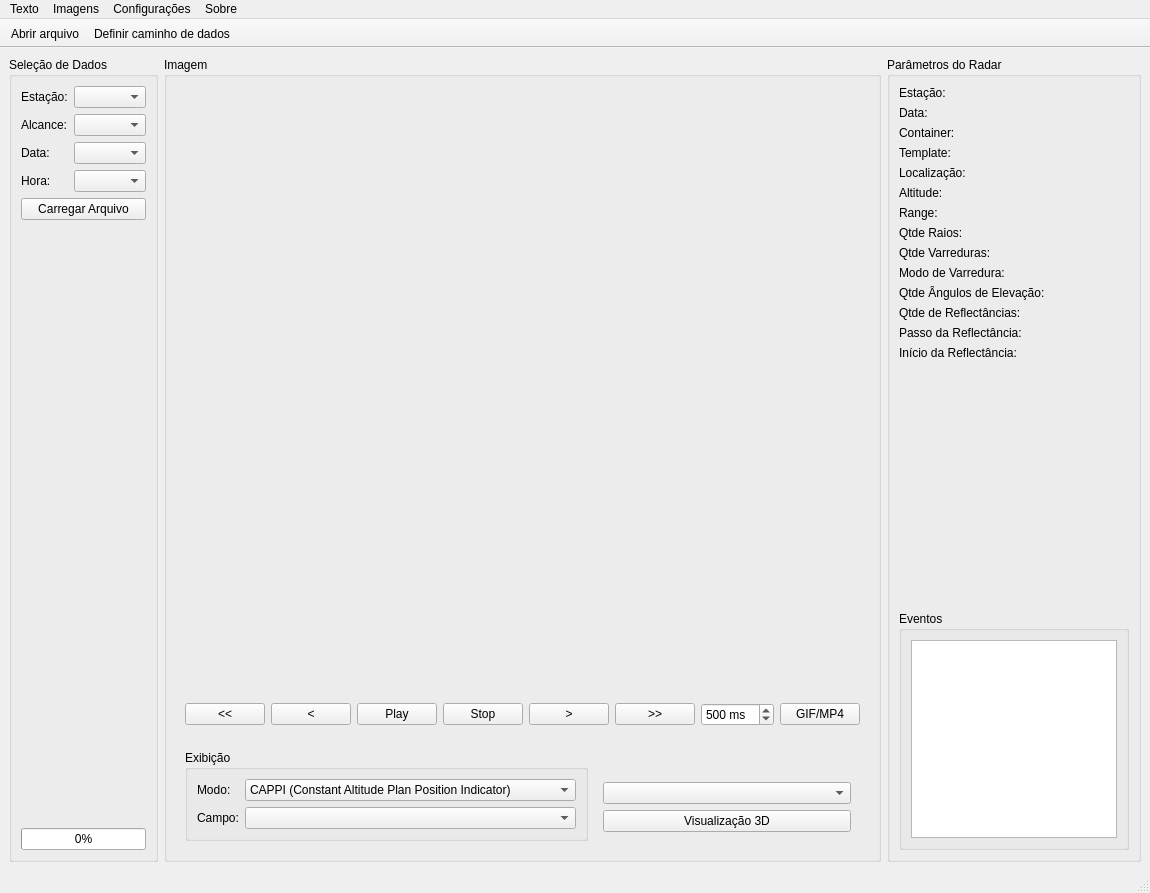
<?xml version="1.0" encoding="UTF-8"?>
<ui version="4.0">
 <class>mainWindow</class>
 <widget class="QMainWindow" name="mainWindow">
  <property name="geometry">
   <rect>
    <x>0</x>
    <y>0</y>
    <width>1150</width>
    <height>893</height>
   </rect>
  </property>
  <property name="windowTitle">
   <string>RadView</string>
  </property>
  <widget class="QWidget" name="centralwidget">
   <layout class="QHBoxLayout" name="horizontalLayout">
    <item>
     <widget class="QGroupBox" name="gbx_selecao">
      <property name="statusTip">
       <string>Seleção de Dados Básicos</string>
      </property>
      <property name="title">
       <string>Seleção de Dados</string>
      </property>
      <layout class="QVBoxLayout" name="verticalLayout_3">
       <item>
        <layout class="QFormLayout" name="formLayout_2">
         <item row="0" column="0">
          <widget class="QLabel" name="label_55">
           <property name="text">
            <string>Estação:</string>
           </property>
          </widget>
         </item>
         <item row="2" column="0">
          <widget class="QLabel" name="label_56">
           <property name="text">
            <string>Data:</string>
           </property>
          </widget>
         </item>
         <item row="3" column="0">
          <widget class="QLabel" name="label_57">
           <property name="text">
            <string>Hora:</string>
           </property>
          </widget>
         </item>
         <item row="0" column="1">
          <widget class="QComboBox" name="cbx_station">
           <property name="statusTip">
            <string>Configurações do Site</string>
           </property>
          </widget>
         </item>
         <item row="2" column="1">
          <widget class="QComboBox" name="cbx_date">
           <property name="enabled">
            <bool>true</bool>
           </property>
           <property name="toolTip">
            <string>Definir Data</string>
           </property>
          </widget>
         </item>
         <item row="3" column="1">
          <widget class="QComboBox" name="cbx_time">
           <property name="enabled">
            <bool>true</bool>
           </property>
           <property name="toolTip">
            <string>Definir hora</string>
           </property>
          </widget>
         </item>
         <item row="1" column="0">
          <widget class="QLabel" name="label_58">
           <property name="text">
            <string>Alcance:</string>
           </property>
          </widget>
         </item>
         <item row="1" column="1">
          <widget class="QComboBox" name="cbx_range">
           <property name="enabled">
            <bool>true</bool>
           </property>
          </widget>
         </item>
        </layout>
       </item>
       <item>
        <widget class="QPushButton" name="btn_load">
         <property name="statusTip">
          <string>Iniciar Processamento dos Dados Selecionados</string>
         </property>
         <property name="text">
          <string>Carregar Arquivo</string>
         </property>
        </widget>
       </item>
       <item>
        <spacer name="verticalSpacer">
         <property name="orientation">
          <enum>Qt::Vertical</enum>
         </property>
         <property name="sizeHint" stdset="0">
          <size>
           <width>20</width>
           <height>40</height>
          </size>
         </property>
        </spacer>
       </item>
       <item>
        <widget class="QProgressBar" name="pgr_load">
         <property name="statusTip">
          <string>Progresso do Processamento de Dado</string>
         </property>
         <property name="value">
          <number>0</number>
         </property>
        </widget>
       </item>
      </layout>
     </widget>
    </item>
    <item>
     <widget class="QGroupBox" name="gbx_imagem">
      <property name="title">
       <string>Imagem</string>
      </property>
      <layout class="QVBoxLayout" name="verticalLayout_4">
       <item>
        <widget class="QLabel" name="lbl_image">
         <property name="sizePolicy">
          <sizepolicy hsizetype="Preferred" vsizetype="Expanding">
           <horstretch>0</horstretch>
           <verstretch>0</verstretch>
          </sizepolicy>
         </property>
         <property name="statusTip">
          <string>Imagem de Eco de Radar</string>
         </property>
         <property name="text">
          <string/>
         </property>
        </widget>
       </item>
       <item>
        <widget class="QWidget" name="wid_play" native="true">
         <layout class="QHBoxLayout" name="horizontalLayout_3">
          <item>
           <widget class="QPushButton" name="btn_first">
            <property name="statusTip">
             <string>Alternar para a primeira imagem</string>
            </property>
            <property name="text">
             <string>&lt;&lt;</string>
            </property>
           </widget>
          </item>
          <item>
           <widget class="QPushButton" name="btn_prev">
            <property name="statusTip">
             <string>Alternar para a imagem anterior</string>
            </property>
            <property name="text">
             <string>&lt;</string>
            </property>
           </widget>
          </item>
          <item>
           <widget class="QPushButton" name="btn_play">
            <property name="text">
             <string>Play</string>
            </property>
           </widget>
          </item>
          <item>
           <widget class="QPushButton" name="btn_stop">
            <property name="text">
             <string>Stop</string>
            </property>
           </widget>
          </item>
          <item>
           <widget class="QPushButton" name="btn_next">
            <property name="statusTip">
             <string>Alternar para a próxima imagem</string>
            </property>
            <property name="text">
             <string>&gt;</string>
            </property>
           </widget>
          </item>
          <item>
           <widget class="QPushButton" name="btn_last">
            <property name="statusTip">
             <string>Mostrar última imagem</string>
            </property>
            <property name="text">
             <string>&gt;&gt;</string>
            </property>
           </widget>
          </item>
          <item>
           <widget class="QSpinBox" name="spn_vel">
            <property name="suffix">
             <string> ms</string>
            </property>
            <property name="minimum">
             <number>100</number>
            </property>
            <property name="maximum">
             <number>2000</number>
            </property>
            <property name="singleStep">
             <number>100</number>
            </property>
            <property name="value">
             <number>500</number>
            </property>
           </widget>
          </item>
          <item>
           <widget class="QPushButton" name="btn_gif">
            <property name="text">
             <string>GIF/MP4</string>
            </property>
           </widget>
          </item>
         </layout>
        </widget>
       </item>
       <item>
        <widget class="QWidget" name="wid_exibicao" native="true">
         <layout class="QHBoxLayout" name="horizontalLayout_2">
          <item>
           <widget class="QGroupBox" name="gbx_exibicao">
            <property name="title">
             <string>Exibição</string>
            </property>
            <layout class="QGridLayout" name="gridLayout_2">
             <item row="0" column="1">
              <widget class="QComboBox" name="cbx_modes">
               <property name="statusTip">
                <string>Definir exibição modo</string>
               </property>
               <item>
                <property name="text">
                 <string>CAPPI (Constant Altitude Plan Position Indicator)</string>
                </property>
               </item>
               <item>
                <property name="text">
                 <string>PPI (Posição do Plano / Plan Position Indicator)</string>
                </property>
               </item>
               <item>
                <property name="text">
                 <string>RHI-A (Altura Vertical / Range Height Indicator Artificial)</string>
                </property>
               </item>
               <item>
                <property name="text">
                 <string>RHI-R (Altura Vertical / Range Height Indicator)</string>
                </property>
               </item>
              </widget>
             </item>
             <item row="0" column="0">
              <widget class="QLabel" name="label_41">
               <property name="text">
                <string>Modo:</string>
               </property>
              </widget>
             </item>
             <item row="1" column="0">
              <widget class="QLabel" name="label_44">
               <property name="text">
                <string>Campo:</string>
               </property>
              </widget>
             </item>
             <item row="1" column="1">
              <widget class="QComboBox" name="cbx_fields">
               <property name="statusTip">
                <string>Configurando Itens de Exibição</string>
               </property>
              </widget>
             </item>
            </layout>
           </widget>
          </item>
          <item>
           <widget class="QWidget" name="widget_3" native="true">
            <layout class="QVBoxLayout" name="verticalLayout_2">
             <item>
              <widget class="QLabel" name="lbl_val">
               <property name="text">
                <string/>
               </property>
              </widget>
             </item>
             <item>
              <widget class="QComboBox" name="cbx_val"/>
             </item>
             <item>
              <widget class="QPushButton" name="btn_3d">
               <property name="statusTip">
                <string>Desenhando imagem 3D</string>
               </property>
               <property name="text">
                <string>Visualização 3D</string>
               </property>
              </widget>
             </item>
            </layout>
           </widget>
          </item>
         </layout>
        </widget>
       </item>
      </layout>
     </widget>
    </item>
    <item>
     <widget class="QGroupBox" name="gbx_param">
      <property name="statusTip">
       <string>Detalhes dos Dados Básicos do Radar</string>
      </property>
      <property name="title">
       <string>Parâmetros do Radar</string>
      </property>
      <layout class="QFormLayout" name="formLayout">
       <item row="0" column="0">
        <widget class="QLabel" name="label_53">
         <property name="text">
          <string>Estação:</string>
         </property>
        </widget>
       </item>
       <item row="0" column="1">
        <widget class="QLabel" name="lbl_station"/>
       </item>
       <item row="1" column="0">
        <widget class="QLabel" name="label_34">
         <property name="text">
          <string>Data:</string>
         </property>
        </widget>
       </item>
       <item row="1" column="1">
        <widget class="QLabel" name="lbl_date"/>
       </item>
       <item row="2" column="0">
        <widget class="QLabel" name="label_32">
         <property name="text">
          <string>Container:</string>
         </property>
        </widget>
       </item>
       <item row="2" column="1">
        <widget class="QLabel" name="lbl_container"/>
       </item>
       <item row="3" column="0">
        <widget class="QLabel" name="label_33">
         <property name="text">
          <string>Template:</string>
         </property>
        </widget>
       </item>
       <item row="3" column="1">
        <widget class="QLabel" name="lbl_template"/>
       </item>
       <item row="4" column="0">
        <widget class="QLabel" name="label_22">
         <property name="text">
          <string>Localização:</string>
         </property>
        </widget>
       </item>
       <item row="4" column="1">
        <widget class="QLabel" name="lbl_local"/>
       </item>
       <item row="5" column="0">
        <widget class="QLabel" name="label_6">
         <property name="text">
          <string>Altitude:</string>
         </property>
        </widget>
       </item>
       <item row="5" column="1">
        <widget class="QLabel" name="lbl_alt"/>
       </item>
       <item row="6" column="0">
        <widget class="QLabel" name="label_2">
         <property name="text">
          <string>Range:</string>
         </property>
        </widget>
       </item>
       <item row="6" column="1">
        <widget class="QLabel" name="lbl_range"/>
       </item>
       <item row="7" column="0">
        <widget class="QLabel" name="label_3">
         <property name="text">
          <string>Qtde Raios:</string>
         </property>
        </widget>
       </item>
       <item row="7" column="1">
        <widget class="QLabel" name="lbl_nrays"/>
       </item>
       <item row="8" column="0">
        <widget class="QLabel" name="label_4">
         <property name="text">
          <string>Qtde Varreduras:</string>
         </property>
        </widget>
       </item>
       <item row="8" column="1">
        <widget class="QLabel" name="lbl_nsweeps"/>
       </item>
       <item row="9" column="0">
        <widget class="QLabel" name="label_5">
         <property name="text">
          <string>Modo de Varredura:</string>
         </property>
        </widget>
       </item>
       <item row="9" column="1">
        <widget class="QLabel" name="lbl_scan_mode"/>
       </item>
       <item row="10" column="0">
        <widget class="QLabel" name="label_35">
         <property name="text">
          <string>Qtde Ângulos de Elevação:</string>
         </property>
        </widget>
       </item>
       <item row="10" column="1">
        <widget class="QLabel" name="lbl_ele_no"/>
       </item>
       <item row="11" column="0">
        <widget class="QLabel" name="label_36">
         <property name="text">
          <string>Qtde de Reflectâncias:</string>
         </property>
        </widget>
       </item>
       <item row="11" column="1">
        <widget class="QLabel" name="lbl_ref_number"/>
       </item>
       <item row="12" column="0">
        <widget class="QLabel" name="label_37">
         <property name="text">
          <string>Passo da Reflectância:</string>
         </property>
        </widget>
       </item>
       <item row="12" column="1">
        <widget class="QLabel" name="lbl_ref_step"/>
       </item>
       <item row="13" column="0">
        <widget class="QLabel" name="label_12">
         <property name="text">
          <string>Início da Reflectância:</string>
         </property>
        </widget>
       </item>
       <item row="13" column="1">
        <widget class="QLabel" name="lbl_ref_start"/>
       </item>
       <item row="15" column="0" colspan="2">
        <widget class="QGroupBox" name="groupBox_12">
         <property name="title">
          <string>Eventos</string>
         </property>
         <layout class="QHBoxLayout" name="horizontalLayout_5">
          <item>
           <widget class="QTextBrowser" name="txb_events">
            <property name="statusTip">
             <string>Histórico de Eventos</string>
            </property>
           </widget>
          </item>
         </layout>
        </widget>
       </item>
       <item row="14" column="0">
        <spacer name="verticalSpacer_2">
         <property name="orientation">
          <enum>Qt::Vertical</enum>
         </property>
         <property name="sizeHint" stdset="0">
          <size>
           <width>20</width>
           <height>40</height>
          </size>
         </property>
        </spacer>
       </item>
      </layout>
     </widget>
    </item>
   </layout>
  </widget>
  <widget class="QMenuBar" name="menubar">
   <property name="geometry">
    <rect>
     <x>0</x>
     <y>0</y>
     <width>1150</width>
     <height>24</height>
    </rect>
   </property>
   <widget class="QMenu" name="menu">
    <property name="title">
     <string>Texto</string>
    </property>
    <addaction name="actionopen"/>
    <addaction name="actionOpen_folder"/>
    <addaction name="separator"/>
    <addaction name="action_2"/>
   </widget>
   <widget class="QMenu" name="menu_2">
    <property name="title">
     <string>Imagens</string>
    </property>
   </widget>
   <widget class="QMenu" name="menu_4">
    <property name="title">
     <string>Configurações</string>
    </property>
    <addaction name="action_3"/>
   </widget>
   <widget class="QMenu" name="menu_3">
    <property name="title">
     <string>Sobre</string>
    </property>
   </widget>
   <addaction name="menu"/>
   <addaction name="menu_2"/>
   <addaction name="menu_4"/>
   <addaction name="menu_3"/>
  </widget>
  <widget class="QStatusBar" name="statusbar"/>
  <widget class="QToolBar" name="toolBar">
   <property name="windowTitle">
    <string>Barra de Ferramentas</string>
   </property>
   <property name="movable">
    <bool>false</bool>
   </property>
   <attribute name="toolBarArea">
    <enum>TopToolBarArea</enum>
   </attribute>
   <attribute name="toolBarBreak">
    <bool>false</bool>
   </attribute>
   <addaction name="actionopen"/>
   <addaction name="actionOpen_folder"/>
  </widget>
  <action name="actionopen">
   <property name="text">
    <string>Abrir arquivo</string>
   </property>
   <property name="shortcut">
    <string>Ctrl+O</string>
   </property>
  </action>
  <action name="actionOpen_folder">
   <property name="text">
    <string>Definir caminho de dados</string>
   </property>
   <property name="shortcut">
    <string>Ctrl+F</string>
   </property>
  </action>
  <action name="action_2">
   <property name="text">
    <string>Programa de Saída</string>
   </property>
  </action>
  <action name="action_3">
   <property name="text">
    <string>Gerenciamento de cache</string>
   </property>
  </action>
 </widget>
 <resources/>
 <connections>
  <connection>
   <sender>actionopen</sender>
   <signal>triggered()</signal>
   <receiver>statusbar</receiver>
   <slot>update()</slot>
   <hints>
    <hint type="sourcelabel">
     <x>-1</x>
     <y>-1</y>
    </hint>
    <hint type="destinationlabel">
     <x>599</x>
     <y>797</y>
    </hint>
   </hints>
  </connection>
 </connections>
</ui>
